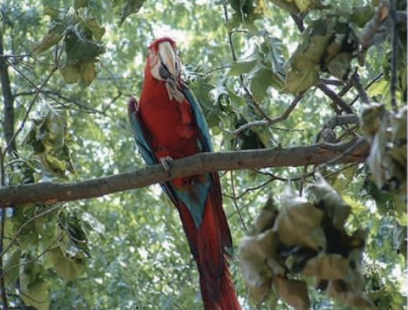
#> input picture pic1.png, 408 x 310 px
$ jupyter execute --allow-errors IIT2018178.ipynb   (shell and % lines are left out)
#> lines starting #> are read from the running program, lines starting #| are printed output that depends on the picture; after the words box and inside, x2 and y2 are one past the last pixel; in counts of white or black regions, pixels touching at a corner belong together
[cell 1]
import cv2
import matplotlib.pyplot as plt
import numpy as np

#Question 1

[cell 2]
""" Question 1"""
img = cv2.imread("pic1.png")
#> img is the input picture: shape (310, 408, 3); mean B, G, R 93.5, 114.2, 104.8
img2 = np.copy(img)
print(img.shape)
#| (310, 408, 3)

# Question 2 Part A

[cell 3]
"""Question 2 part a"""
gray = cv2.cvtColor(img,cv2.COLOR_BGR2GRAY)
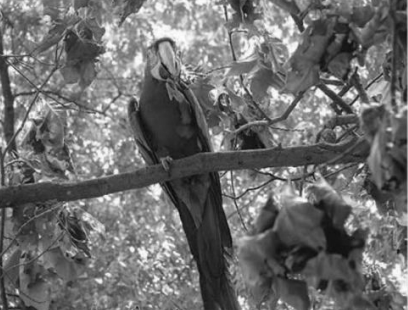
#> gray: shape (310, 408); min 9, max 254, mean 109
gray2 = np.copy(gray)
plt.imshow(gray,"gray")

# Question 2 Part B

[cell 4]
indiceRow = list()
indiceCol = list()
for i in range(gray.shape[0]):
    for j in range(gray.shape[1]):
        if int(gray[i][j]) == 6:
            indiceRow.append(i)
            indiceCol.append(j)
#> after the loop, indiceCol = []; indiceRow = []
print("Indices of pixel value 6 in grayscale image is : ",indiceRow,indiceCol)
#| Indices of pixel value 6 in grayscale image is :  [] []

indiceRow2 = list()
indiceCol2 = list()
indiceDim2 = list()
for i in range(img.shape[0]):
    for j in range(img.shape[1]):
        for k in range(img.shape[2]):
            if (img[i][j][k]) == 6:
                indiceRow2.append(i)
                indiceCol2.append(j)
                indiceDim2.append(k)
#> after the loop, indiceCol2 = [262, 148, 149, 151, 172, 285, 285]; indiceDim2 = [0, 2, 2, 2, 2, 0, 0]
print("Indices of pixel value 6 in color image is : ",indiceRow2,indiceCol2,indiceDim2)
#| Indices of pixel value 6 in color image is :  [147, 151, 153, 156, 190, 274, 277] [262, 148, 149, 151, 172, 285, 285] [0, 2, 2, 2, 2, 0, 0]

#Question 2 Part C

[cell 5]
"""Question 2 Part c"""
dpixel = np.min(gray)
#> dpixel = 9
dpixel2 = np.min(img)
#> dpixel2 = 4
print("The darkest pixel in grayscale and color image is : ",dpixel," and ",dpixel2)
#| The darkest pixel in grayscale and color image is :  9  and  4

#Question 2 Part D (GRAYSCALE)

[cell 6]
"""Question 2 Part D"""
for i in range(gray.shape[0]):
    for j in range(gray.shape[1]):
        if (gray[i][j]) == dpixel:
            i2 = i - 31
            j2 = j - 31
            for i3 in range(i2,i,1):
                for j3 in range(j2,j,1):
                    gray[i3][j3] = 200
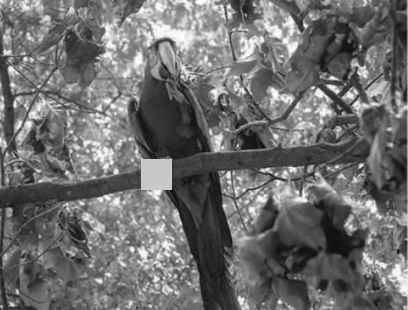
#> gray: shape (310, 408); 0.76% of pixels changed, all inside (x1, y1, x2, y2) = (141, 159, 172, 190)
plt.imshow(gray,"gray")

#Question 2 Part D (COLORED)

[cell 7]
for i in range(img.shape[0]):
    for j in range(img.shape[1]):
        for k in range(img.shape[2]):
            if (img[i][j][k]) == dpixel2:
                i2 = i - 31
                j2 = j - 31
                for i3 in range(i2,i,1):
                    for j3 in range(j2,j,1):
                        img[i3][j3][k] = 255
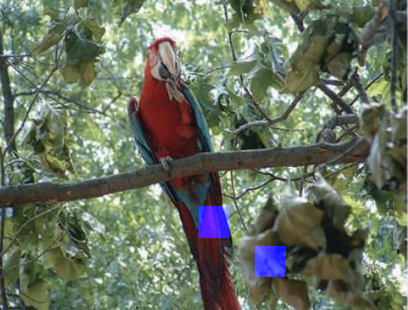
#> img: shape (310, 408, 3); 1.54% of pixels changed, all inside (x1, y1, x2, y2) = (199, 206, 286, 277)
plt.imshow(img)

#Question 2 Part E

[cell 8]
"""#Question 2 Part E"""
midr = gray.shape[0]//2
midc = gray.shape[1]//2
startr = midr - 51
startc = midc - 51
for i in range(startr,midr+51,1):
    for j in range(startc,midc+51,1):
        gray2[i][j] = 100
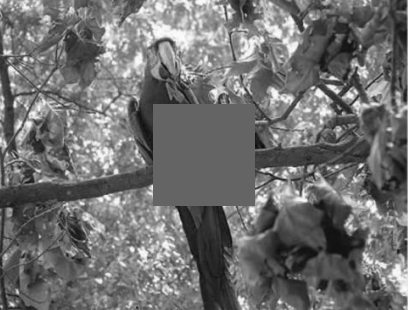
#> gray2: shape (310, 408); 8.19% of pixels changed, all inside (x1, y1, x2, y2) = (153, 104, 255, 206)
plt.imshow(gray2,"gray")

#Question 3

[cell 9]
avg = list()
for k in range(3):
    sum = 0
    for i in range(img2.shape[0]):
        for j in range(img2.shape[1]):
            sum += img2[i][j][k]
    avg.append(sum//(img2.shape[0]*img2.shape[1]))
#> after the loop, avg = [93, 114, 104]
print(avg)
#| [93, 114, 104]

[cell 10]
print("Displaying original image")
plt.imshow(img2,"gray")

[cell 11]
img3 = np.copy(img2)
for k in range(3):
    for i in range(img2.shape[0]):
        for j in range(img2.shape[1]):
            if img2[i][j][k] - avg[k] <= 0:
                img3[i][j][k] = 0
            else:
                img3[i][j][k] = img2[i][j][k] - avg[k]
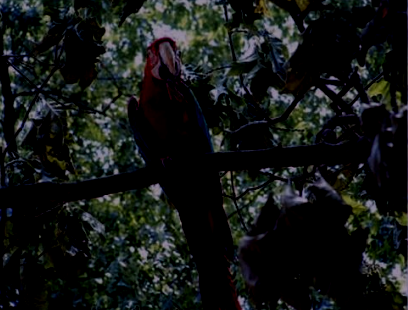
#> img3: shape (310, 408, 3); mean B, G, R 20.4, 22.1, 18.8
plt.imshow(img3,"gray")
print("Displaying image after edit")

#Question 4 Part A

[cell 12]
"""Rotating image by 30 degrees"""
img4 = cv2.imread('pic1.png')

h, w = img4.shape[0], img4.shape[1]
cY, cX = h//2, w//2

rotMatrix = cv2.getRotationMatrix2D((cY, cX), 30, 1.0)

cosAng = np.abs(rotMatrix[0][0])
sinAng = np.abs(rotMatrix[0][1])

newH = int((h * sinAng) + (w * cosAng))
newW = int((h * cosAng) + (w * sinAng))

rotMatrix[0][2] += (newW/2) - cX
rotMatrix[1][2] += (newH/2) - cY

rotated = cv2.warpAffine(img4, rotMatrix, (newW, newH))
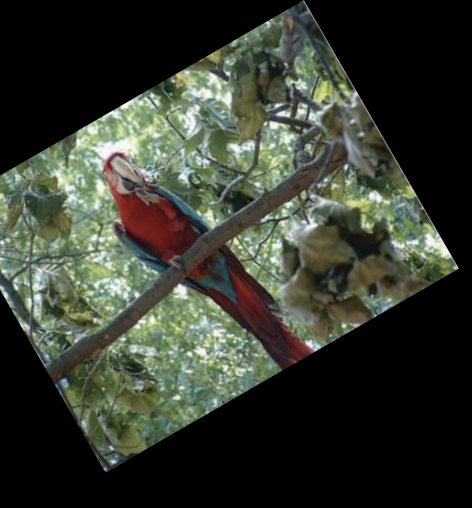
#> rotated: shape (508, 472, 3); mean B, G, R 47.9, 58.7, 53.9
#> (the rest of this cell did not finish here and is left out)

#Question 4 Part B

[cell 13]
"""Scaling image"""
img5 = np.copy(img2)
width = int(img5.shape[1] * 2)
height = int(img5.shape[0] * 2)
scaled = cv2.resize(img5,(width,height),interpolation = cv2.INTER_AREA)
print("The size of image was : ",img5.shape," and the size of scaled image is : ",scaled.shape)
#| The size of image was :  (310, 408, 3)  and the size of scaled image is :  (620, 816, 3)

[cell 14]
plt.imshow(scaled,"gray")

#Question 4 Part C

[cell 15]
'''Shifting center'''
img6 = np.copy(img2)
for i in range(img2.shape[0]-10):
  for j in range(img2.shape[1]-10):
    img6[i+10][j+10] = img2[i][j]
    if i <= 10 or j <= 10:
      img6[i][j] = 0
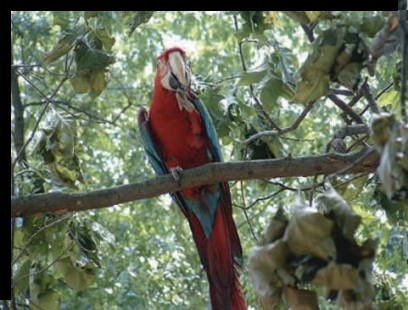
#> img6: shape (310, 408, 3); mean B, G, R 88.1, 107.6, 98.8


print("original image")
plt.imshow(img2,"gray")

[cell 16]
print("Edited image")
plt.imshow(img6,"gray")

#Question 4 Part D

[cell 17]
"""Canny edge detection"""
img7 = cv2.imread('pic1.png',0)
#> img7: shape (310, 408); min 9, max 253, mean 108.5
edgeDetect = cv2.Canny(img7,100,200)
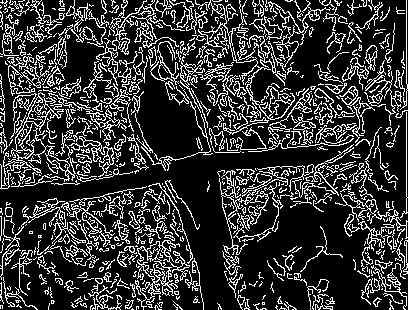
#> edgeDetect: shape (310, 408); 20.9% white in thin lines or dots
print("original image")
plt.imshow(img7,"gray")
